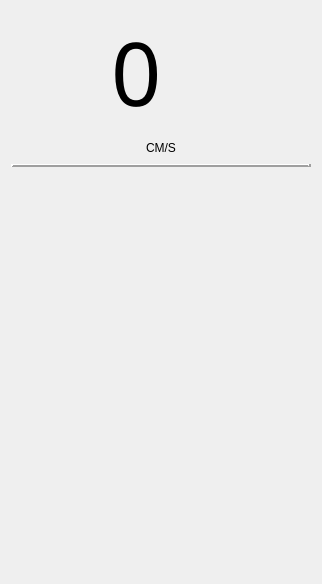
          <widget class="QWidget" name="page_6">
           <layout class="QVBoxLayout" name="verticalLayout_8">
            <item>
             <layout class="QVBoxLayout" name="verticalLayout_2">
              <item>
               <layout class="QHBoxLayout" name="horizontalLayout_6">
                <item>
                 <spacer name="horizontalSpacer_8">
                  <property name="orientation">
                   <enum>Qt::Horizontal</enum>
                  </property>
                  <property name="sizeHint" stdset="0">
                   <size>
                    <width>40</width>
                    <height>20</height>
                   </size>
                  </property>
                 </spacer>
                </item>
                <item>
                 <widget class="QLabel" name="label_speed">
                  <property name="minimumSize">
                   <size>
                    <width>100</width>
                    <height>100</height>
                   </size>
                  </property>
                  <property name="maximumSize">
                   <size>
                    <width>150</width>
                    <height>150</height>
                   </size>
                  </property>
                  <property name="font">
                   <font>
                    <family>TakaoPGothic</family>
                    <pointsize>66</pointsize>
                   </font>
                  </property>
                  <property name="styleSheet">
                   <string notr="true">QLabel{qproperty-alignment:AlignHCenter;
}</string>
                  </property>
                  <property name="text">
                   <string>0</string>
                  </property>
                 </widget>
                </item>
                <item>
                 <spacer name="horizontalSpacer_7">
                  <property name="orientation">
                   <enum>Qt::Horizontal</enum>
                  </property>
                  <property name="sizeHint" stdset="0">
                   <size>
                    <width>40</width>
                    <height>20</height>
                   </size>
                  </property>
                 </spacer>
                </item>
               </layout>
              </item>
              <item>
               <layout class="QHBoxLayout" name="horizontalLayout_8">
                <item>
                 <spacer name="horizontalSpacer_9">
                  <property name="orientation">
                   <enum>Qt::Horizontal</enum>
                  </property>
                  <property name="sizeHint" stdset="0">
                   <size>
                    <width>40</width>
                    <height>20</height>
                   </size>
                  </property>
                 </spacer>
                </item>
                <item>
                 <widget class="QLabel" name="label_4">
                  <property name="maximumSize">
                   <size>
                    <width>40</width>
                    <height>17</height>
                   </size>
                  </property>
                  <property name="styleSheet">
                   <string notr="true">border-color:rgb(239, 41, 41)</string>
                  </property>
                  <property name="text">
                   <string>CM/S</string>
                  </property>
                 </widget>
                </item>
                <item>
                 <spacer name="horizontalSpacer_10">
                  <property name="orientation">
                   <enum>Qt::Horizontal</enum>
                  </property>
                  <property name="sizeHint" stdset="0">
                   <size>
                    <width>40</width>
                    <height>20</height>
                   </size>
                  </property>
                 </spacer>
                </item>
               </layout>
              </item>
              <item>
               <widget class="QFrame" name="frame_2">
                <property name="styleSheet">
                 <string notr="true"/>
                </property>
                <property name="frameShape">
                 <enum>QFrame::HLine</enum>
                </property>
                <property name="frameShadow">
                 <enum>QFrame::Raised</enum>
                </property>
                <property name="lineWidth">
                 <number>3</number>
                </property>
               </widget>
              </item>
              <item>
               <widget class="QLabel" name="label_carback">
                <property name="minimumSize">
                 <size>
                  <width>300</width>
                  <height>400</height>
                 </size>
                </property>
                <property name="styleSheet">
                 <string notr="true"/>
                </property>
                <property name="text">
                 <string/>
                </property>
               </widget>
              </item>
             </layout>
            </item>
           </layout>
          </widget>
